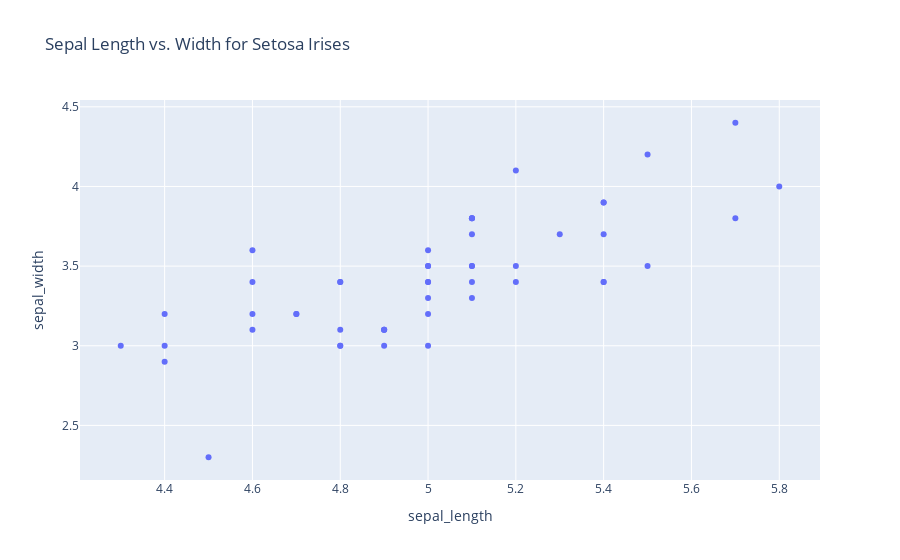

Source (notebook cell):
### Code cell
setosa = df.loc[df["species"] == "setosa"]
px.scatter(setosa , x="sepal_length", y='sepal_width', title="Sepal Length vs. Width for Setosa Irises", height=500)

### Figure 1 — Plotly figure (JSON) as saved in the notebook; plotly's stock layout.template omitted (floating-point values rounded to 4 significant figures)
{"data": [{"hovertemplate": "sepal_length=%{x}<br>sepal_width=%{y}<extra></extra>", "legendgroup": "", "marker": {"color": "#636efa", "symbol": "circle"}, "mode": "markers", "name": "", "orientation": "v", "showlegend": false, "type": "scatter", "x": [5.1, 4.9, 4.7, 4.6, 5, 5.4, 4.6, 5, 4.4, 4.9, 5.4, 4.8, 4.8, 4.3, 5.8, 5.7, 5.4, 5.1, 5.7, 5.1, 5.4, 5.1, 4.6, 5.1, 4.8, 5, 5, 5.2, 5.2, 4.7, 4.8, 5.4, 5.2, 5.5, 4.9, 5, 5.5, 4.9, 4.4, 5.1, 5, 4.5, 4.4, 5, 5.1, 4.8, 5.1, 4.6, 5.3, 5], "xaxis": "x", "y": [3.5, 3, 3.2, 3.1, 3.6, 3.9, 3.4, 3.4, 2.9, 3.1, 3.7, 3.4, 3, 3, 4, 4.4, 3.9, 3.5, 3.8, 3.8, 3.4, 3.7, 3.6, 3.3, 3.4, 3, 3.4, 3.5, 3.4, 3.2, 3.1, 3.4, 4.1, 4.2, 3.1, 3.2, 3.5, 3.1, 3, 3.4, 3.5, 2.3, 3.2, 3.5, 3.8, 3, 3.8, 3.2, 3.7, 3.3], "yaxis": "y"}], "layout": {"autosize": true, "legend": {"tracegroupgap": 0}, "title": {"text": "Sepal Length vs. Width for Setosa Irises"}, "xaxis": {"anchor": "y", "autorange": true, "domain": [0, 1], "range": [4.209, 5.891], "title": {"text": "sepal_length"}, "type": "linear"}, "yaxis": {"anchor": "x", "autorange": true, "domain": [0, 1], "range": [2.152, 4.548], "title": {"text": "sepal_width"}, "type": "linear"}}}
